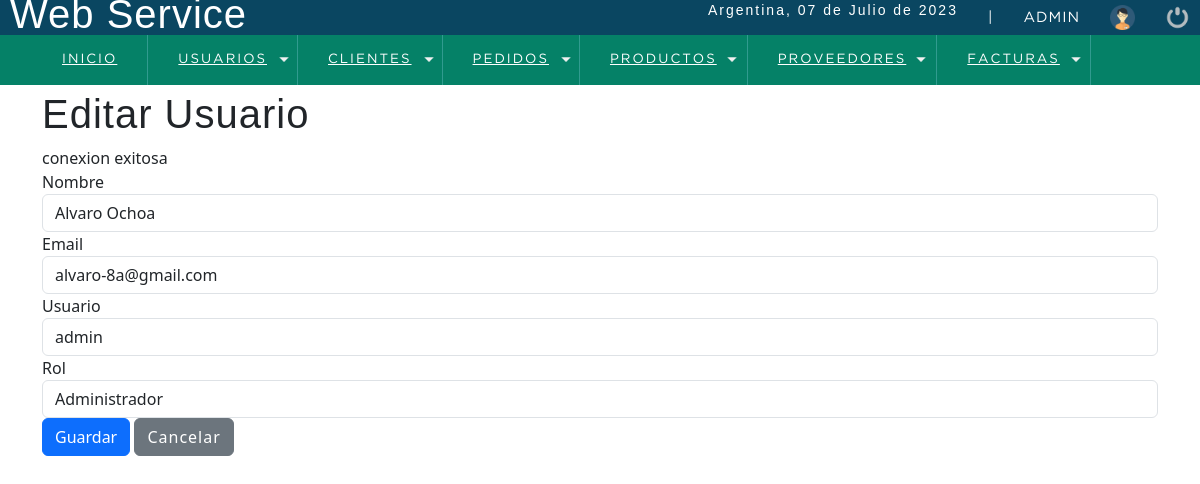
The app's page /sistema/editarUsuario.php?id=6 (signed in) with its own data.
### tables this page shows
CREATE TABLE `usuario` (
  `id_usuario` int(11) NOT NULL,
  `nombre` varchar(50) DEFAULT NULL,
  `email` varchar(50) DEFAULT NULL,
  `usuario` varchar(50) DEFAULT NULL,
  `clave` varchar(50) DEFAULT NULL,
  `rol` int(11) DEFAULT NULL
);

### sistema/editarUsuario.php (the view, shortened to what this page needs)
<!DOCTYPE html>
<html lang="en">
<head>
    <?php include "includes/scripts.php"; ?>
</head>
<body>
    <?php include "includes/header.php"; ?>
    <section id="container">
        <div class="container">
            <h1>Editar Usuario</h1>
            <?php
            include "../conexion.php";
            $id_usuario = $_GET['id'];
            $query = "SELECT * FROM Usuario WHERE id_usuario = $id_usuario";
            $resultado = mysqli_query($conexion, $query);
            $row = mysqli_fetch_assoc($resultado);
            ?>
            <form action="" method="POST">
                <div class="form-group">
                    <label for="nombre">Nombre</label>
                    <input type="text" class="form-control" id="nombre" name="nombre" value="<?php echo $row['nombre']; ?>">
                </div>
                <div class="form-group">
                    <label for="email">Email</label>
                    <input type="email" class="form-control" id="email" name="email" value="<?php echo $row['email']; ?>">
                </div>
                <div class="form-group">
                    <label for="usuario">Usuario</label>
                    <input type="text" class="form-control" id="usuario" name="usuario" value="<?php echo $row['usuario']; ?>">
                </div>
                <div class="form-group">
                    <label for="rol">Rol</label>
                    <select class="form-control" id="rol" name="rol">
                        <?php
                        $query_rol = mysqli_query($conexion, "SELECT * FROM Rol");
                        while ($rol = mysqli_fetch_assoc($query_rol)) {
                            if ($rol['id_rol'] == $row['rol']) {
                                echo "<option value='" . $rol['id_rol'] . "' selected>" . $rol['rol'] . "</option>";
                            } else {
                                echo "<option value='" . $rol['id_rol'] . "'>" . $rol['rol'] . "</option>";
                            }
                        }
                        ?>
                    </select>
                </div>
                <button type="submit" class="btn btn-primary" name="guardar">Guardar</button>
                <a href="index.php" class="btn btn-secondary">Cancelar</a>
            </form>
        </div>
    </section>
</body>
</html>

### sistema/css/style.css (style rules this page uses)
* { margin: 0; padding: 0; box-sizing: border-box; }
body { background: #ededed; }
h1, h2, h3, h4, h5, h6 { font-family: 'arial'; font-weight: bold; letter-spacing: 1px; }
h1 { font-size: 26px; }
a { text-decoration: none; font-family: arial; letter-spacing: 1px; }
#container { padding: 90px 15px 15px; }

### records on screen
usuario: nombre "Alvaro Ochoa", email "alvaro-8a@gmail.com", usuario "admin"

### other values on screen
fechaC() "07 de Julio de 2023"
$_SESSION['user'] "ADMIN"
form field rol "Administrador"
